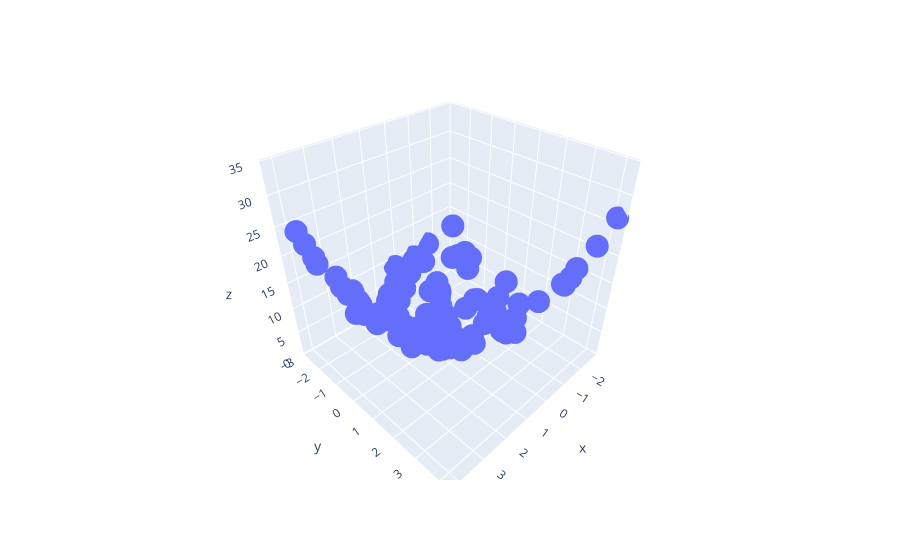

Notebook cell for this chart:
### Code cell
df = px.data.iris()
fig = px.scatter_3d(df, x = x.ravel(), y = y.ravel(), z = z.ravel())
fig.show()
